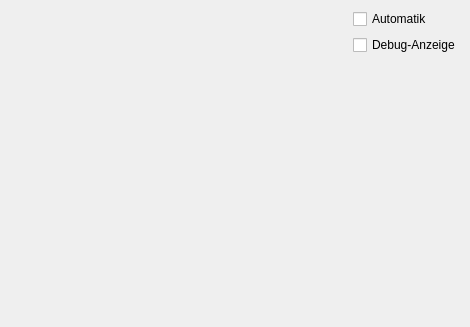
<ui version="4.0" >
 <class>ImageCenterWidget</class>
 <widget class="QWidget" name="ImageCenterWidget" >
  <property name="geometry" >
   <rect>
    <x>0</x>
    <y>0</y>
    <width>470</width>
    <height>327</height>
   </rect>
  </property>
  <property name="windowTitle" >
   <string>Bildmittelpunkt</string>
  </property>
  <layout class="QGridLayout" >
   <property name="margin" >
    <number>9</number>
   </property>
   <property name="spacing" >
    <number>6</number>
   </property>
   <item row="2" column="1" >
    <spacer>
     <property name="orientation" >
      <enum>Qt::Vertical</enum>
     </property>
     <property name="sizeHint" >
      <size>
       <width>20</width>
       <height>40</height>
      </size>
     </property>
    </spacer>
   </item>
   <item row="0" column="1" >
    <widget class="QCheckBox" name="checkBox_auto" >
     <property name="text" >
      <string>Automatik</string>
     </property>
    </widget>
   </item>
   <item row="1" column="1" >
    <widget class="QCheckBox" name="checkBox_debug" >
     <property name="text" >
      <string>Debug-Anzeige</string>
     </property>
    </widget>
   </item>
   <item rowspan="3" row="0" column="0" >
    <widget class="TribotsTools::ScrollImageWidget" native="1" name="imageWidget" >
     <property name="sizePolicy" >
      <sizepolicy>
       <hsizetype>7</hsizetype>
       <vsizetype>7</vsizetype>
       <horstretch>0</horstretch>
       <verstretch>0</verstretch>
      </sizepolicy>
     </property>
    </widget>
   </item>
  </layout>
 </widget>
 <customwidgets>
  <customwidget>
   <class>TribotsTools::ScrollImageWidget</class>
   <extends>QWidget</extends>
   <header>../../../components/ScrollImageWidget.h</header>
   <container>1</container>
  </customwidget>
 </customwidgets>
 <resources/>
 <connections/>
</ui>
